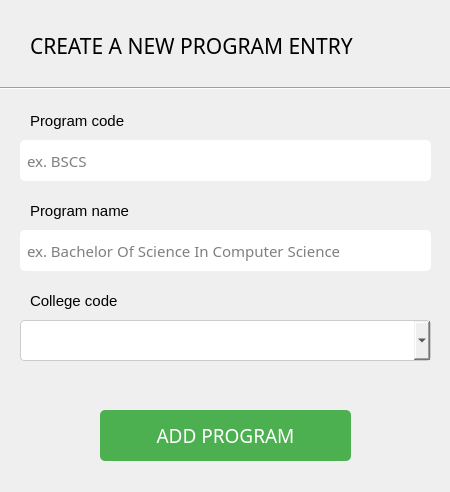
<?xml version="1.0" encoding="UTF-8"?>
<ui version="4.0">
 <class>AddProgramDialog</class>
 <widget class="QDialog" name="AddProgramDialog">
  <property name="geometry">
   <rect>
    <x>0</x>
    <y>0</y>
    <width>450</width>
    <height>492</height>
   </rect>
  </property>
  <property name="minimumSize">
   <size>
    <width>450</width>
    <height>492</height>
   </size>
  </property>
  <property name="maximumSize">
   <size>
    <width>450</width>
    <height>492</height>
   </size>
  </property>
  <property name="windowTitle">
   <string>Add Program</string>
  </property>
  <widget class="QLabel" name="label">
   <property name="geometry">
    <rect>
     <x>30</x>
     <y>20</y>
     <width>401</width>
     <height>51</height>
    </rect>
   </property>
   <property name="font">
    <font>
     <family>Franklin Gothic Medium Cond</family>
     <pointsize>16</pointsize>
    </font>
   </property>
   <property name="text">
    <string>CREATE A NEW PROGRAM ENTRY</string>
   </property>
  </widget>
  <widget class="QLabel" name="label_2">
   <property name="geometry">
    <rect>
     <x>30</x>
     <y>100</y>
     <width>181</width>
     <height>41</height>
    </rect>
   </property>
   <property name="font">
    <font>
     <family>Arial</family>
     <pointsize>11</pointsize>
    </font>
   </property>
   <property name="text">
    <string>Program code</string>
   </property>
  </widget>
  <widget class="QLabel" name="label_3">
   <property name="geometry">
    <rect>
     <x>30</x>
     <y>190</y>
     <width>181</width>
     <height>41</height>
    </rect>
   </property>
   <property name="font">
    <font>
     <family>Arial</family>
     <pointsize>11</pointsize>
    </font>
   </property>
   <property name="text">
    <string>Program name</string>
   </property>
  </widget>
  <widget class="QLabel" name="label_4">
   <property name="geometry">
    <rect>
     <x>30</x>
     <y>280</y>
     <width>181</width>
     <height>41</height>
    </rect>
   </property>
   <property name="font">
    <font>
     <family>Arial</family>
     <pointsize>11</pointsize>
    </font>
   </property>
   <property name="text">
    <string>College code</string>
   </property>
  </widget>
  <widget class="QLineEdit" name="programCodeEdit">
   <property name="geometry">
    <rect>
     <x>20</x>
     <y>140</y>
     <width>411</width>
     <height>41</height>
    </rect>
   </property>
   <property name="font">
    <font>
     <family>Franklin Gothic Medium Cond</family>
     <pointsize>11</pointsize>
    </font>
   </property>
   <property name="styleSheet">
    <string notr="true">QLineEdit {
        border-radius: 5px;
        padding: 5px;
    }</string>
   </property>
   <property name="placeholderText">
    <string>ex. BSCS</string>
   </property>
  </widget>
  <widget class="QLineEdit" name="programNameEdit">
   <property name="geometry">
    <rect>
     <x>20</x>
     <y>230</y>
     <width>411</width>
     <height>41</height>
    </rect>
   </property>
   <property name="font">
    <font>
     <family>Franklin Gothic Medium Cond</family>
     <pointsize>11</pointsize>
    </font>
   </property>
   <property name="styleSheet">
    <string notr="true">QLineEdit {
        border-radius: 5px;
        padding: 5px;
    }</string>
   </property>
   <property name="placeholderText">
    <string>ex. Bachelor Of Science In Computer Science</string>
   </property>
  </widget>
  <widget class="QPushButton" name="pushButton">
   <property name="geometry">
    <rect>
     <x>100</x>
     <y>410</y>
     <width>251</width>
     <height>51</height>
    </rect>
   </property>
   <property name="font">
    <font>
     <family>Franklin Gothic Medium Cond</family>
     <pointsize>14</pointsize>
    </font>
   </property>
   <property name="cursor">
    <cursorShape>PointingHandCursor</cursorShape>
   </property>
   <property name="styleSheet">
    <string notr="true">QPushButton {
        background-color: #4CAF50;
        color: white;
        padding: 8px 16px;
        border: none;
        border-radius: 5px;
    }
    QPushButton:hover {
        background-color: #43A047;
    }
    QPushButton:pressed {
        background-color: #388E3C;
    }</string>
   </property>
   <property name="text">
    <string>ADD PROGRAM</string>
   </property>
  </widget>
  <widget class="QComboBox" name="collegeCodeBox">
   <property name="geometry">
    <rect>
     <x>20</x>
     <y>320</y>
     <width>411</width>
     <height>41</height>
    </rect>
   </property>
   <property name="font">
    <font>
     <family>Franklin Gothic Medium Cond</family>
     <pointsize>11</pointsize>
    </font>
   </property>
   <property name="cursor">
    <cursorShape>PointingHandCursor</cursorShape>
   </property>
   <property name="styleSheet">
    <string notr="true">QComboBox {
        padding: 6px;
        border: 1px solid #ccc;
        border-radius: 4px;
		color: black
    }
    QComboBox QAbstractItemView {
        border: 1px solid #ccc;
        selection-background-color: #2196F3;
        selection-color: #ffffff;
        background-color: #ffffff;
        padding: 4px;
        outline: 0;
    }</string>
   </property>
  </widget>
  <widget class="Line" name="line">
   <property name="geometry">
    <rect>
     <x>0</x>
     <y>80</y>
     <width>451</width>
     <height>16</height>
    </rect>
   </property>
   <property name="orientation">
    <enum>Qt::Horizontal</enum>
   </property>
  </widget>
 </widget>
 <resources/>
 <connections/>
</ui>
